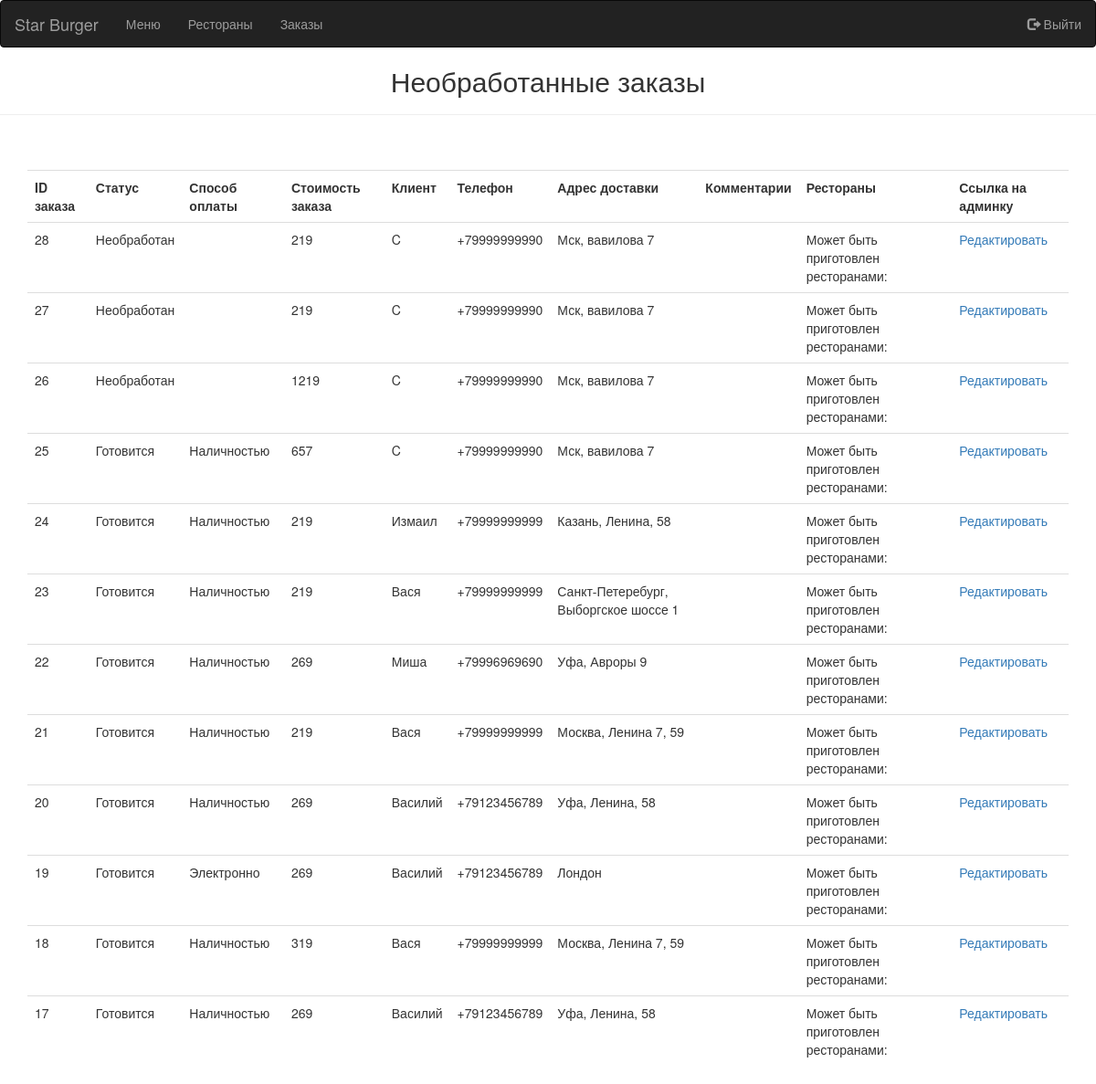
/manager/orders/ (signed in), run on an earlier commit of the app's database.
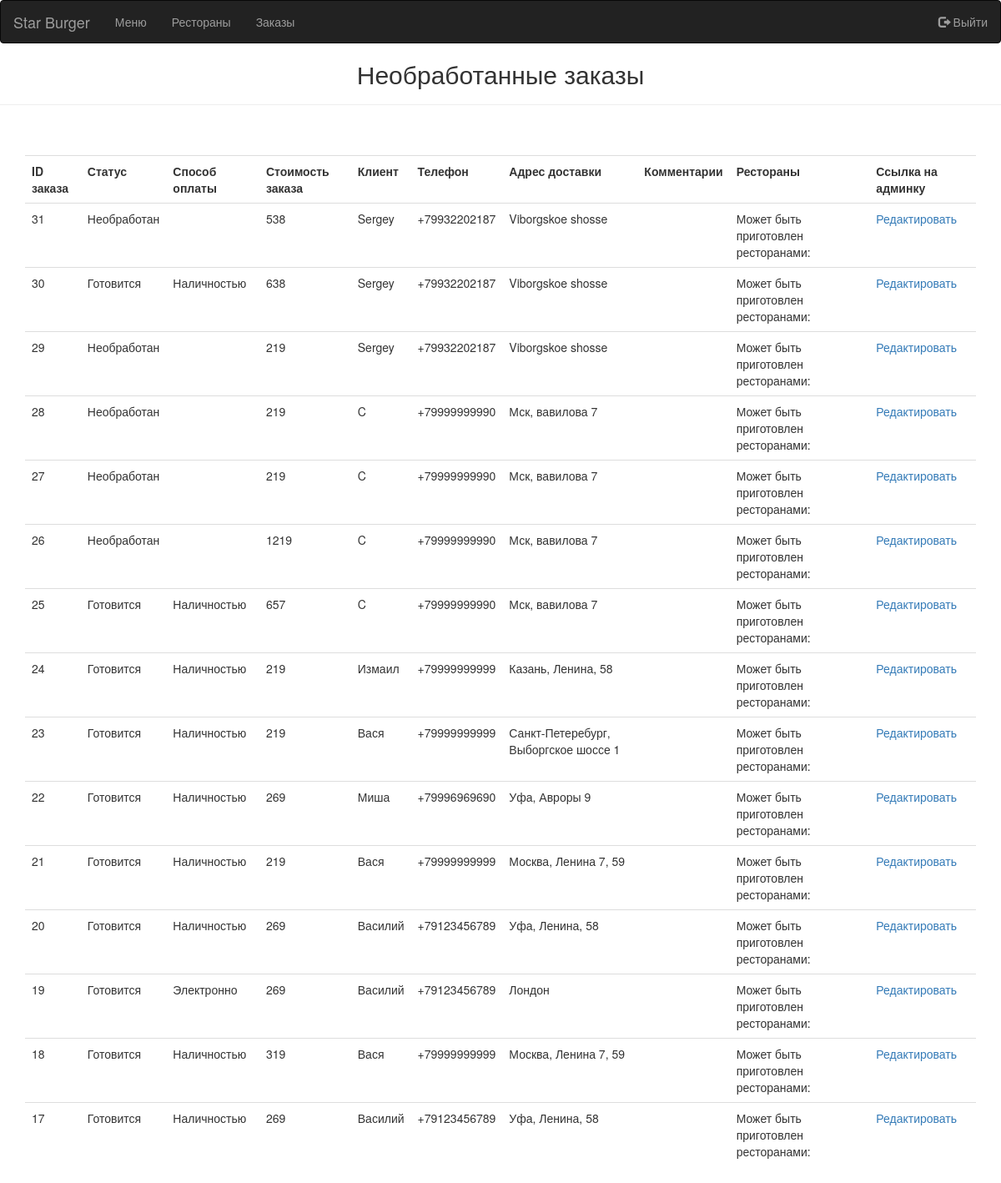
And on a later commit of the database.
### foodcartapp/models.py (models this page shows, shortened)
class Order(models.Model):
    CHOICES = (
        ('Обработан', 'Обработан'),
        ('Необработан', 'Необработан'),
        ('Готовится', 'Готовится')
    )
    status = models.CharField(
        'Статус',
        choices=CHOICES,
        default='Необработан',
        max_length=15,
        db_index=True
    )
    PAYMENT_METHOD = (
        ('Наличностью', 'Наличностью'), ('Электронно', 'Электронно')
    )
    payment = models.CharField(
        'Способ оплаты',
        choices=PAYMENT_METHOD,
        max_length=15,
        db_index=True
    )
    firstname = models.CharField(
        'Имя',
        max_length=50,
        null=False
    )
    lastname = models.CharField(
        'Фамилия',
        max_length=50,
        null=False
    )
    phonenumber = PhoneNumberField(
        'Номер владельца',
        max_length=20,
        region='RU',
        null=False
    )
    address = models.CharField(
        'Адрес', max_length=200,
        null=False
    )
    lat = models.FloatField(verbose_name='Широта', null=True, blank=True)
    lon = models.FloatField(verbose_name='Долгота', null=True, blank=True)
    order_restaurant = models.ForeignKey(
        Restaurant,
        related_name='restaurant',
        verbose_name="Выбранный ресторан",
        on_delete=models.CASCADE,
        blank=True,
        null=True
    )
    comment = models.TextField(
        'Комментарий',
        max_length=200,
        blank=True,
    )
    registered_at = models.DateTimeField(
        'Зарегистрирован',
        default=timezone.now,
        db_index=True
    )
    called_at = models.DateTimeField(
        'Звонили',
        blank=True,
        null=True
    )
    delivered_at = models.DateTimeField(
        'Начали готовить',
        blank=True,
        null=True
    )
    objects = OrderQuerySet.as_manager()
    class Meta:
        verbose_name = 'Заказ'
        verbose_name_plural = 'Заказы'

### restaurateur/views.py (the view)
# urls.py: path('orders/', views.view_orders, name="view_orders"),
@user_passes_test(is_manager, login_url='restaurateur:login')
def view_orders(request):
    addresses = models.Place.objects.all()
    orders = Order.objects.get_order_params().get_order_value().filter(
            status__in=('Необработан', 'Готовится')
        ).order_by('-id')
    for order in orders:
        restaurants = []
        restaurants_coordinates = {}
        for product in order.order_products:
            rest_list = []
            for rest in product.product.rests: # Finding which restaurant can cook the product
                if rest.availability:
                    rest_list.append(rest.restaurant.name)
                    restaurants_coordinates[rest.restaurant.name] = (rest.restaurant.lat, rest.restaurant.lon)
            restaurants.append(set(rest_list))
        order_rest = restaurants[0]  # Determine the restaurant that will be can cook to prepare the entire order
        for rest in restaurants:
            order_rest = order_rest.intersection(rest)
        order.rest = list(order_rest)
        restaurants_distance = {}  # Determine the distance to each restaurant
        for rest in list(order_rest):
            restaurants_distance[rest] = restaurants_coordinates.pop(rest)
        for rest in restaurants_distance.keys():
            for place in addresses:
                if order.address == place.address:
                    restaurants_distance[rest] = distance(
                        (place.lat, place.lon),
                        restaurants_distance[rest]
                    ).km
        order.rest = dict(sorted(restaurants_distance.items(), key=itemgetter(1)))
        if order.status == 'Необработан' and order.order_restaurant:  # Changed order status when a restaurant is selected
            order.status = 'Готовится'
            order.save()
    return render(request, template_name='order_items.html', context={
        'order_items': orders,
        'currentUrl': request.path
    })

### foodcartapp/models.py (called while the page is built)
    def get_order_value(self):
        orders = self.annotate(total_sum=models.Sum(
            models.F('products__quantity') * models.F('products__price')
        ))
        return orders

    def get_order_params(self):
        order_params = self.prefetch_related(
            Prefetch(
                'products', to_attr='order_products'
            ),
            Prefetch(
                'order_products__product__menu_items',
                queryset=RestaurantMenuItem.objects.select_related(
                    'restaurant'),
                to_attr='rests'
            ),
        ).select_related('order_restaurant')
        return order_params

### restaurateur/views.py (called while the page is built)
def is_manager(user):
    return user.is_staff  # FIXME replace with specific permission

### restaurateur/templates/order_items.html (shortened to what this page needs)
{% extends 'base_restaurateur_page.html' %}
{% block content %}
  <center>
    <h2>Необработанные заказы</h2>
  </center>
  <hr/>
  <br/>
  <br/>
  <div class="container">
   <table class="table table-responsive">
    <tr>
      <th>ID заказа</th>
      <th>Статус</th>
      <th>Способ оплаты</th>
      <th>Стоимость заказа</th>
      <th>Клиент</th>
      <th>Телефон</th>
      <th>Адрес доставки</th>
      <th>Комментарии</th>
      <th>Рестораны</th>
      <th>Ссылка на админку</th>
    </tr>
    {% for item in order_items %}
      <tr>
        <td>{{item.id}}</td>
        <td>{{item.status}}</td>
        <td>{{item.payment}}</td>
        <td>{{item.total_sum}}</td>
        <td>{{item.firstname}}</td>
        <td>{{item.phonenumber}}</td>
        <td>{{item.address}}</td>
        <td>{{item.comment}}</td>
        <td>
          {% if item.restaurant %}
            Готовит {{ item.restaurant }}
          {% else %}
            {% if item.rest %}
              <details><summary>Может быть приготовлен ресторанами:</summary><p>{% for key, value in item.rest.items %}<li>{{key}} - {{value}} км.</li>{% endfor %}</p></details>
            {% else %}
              Ошибка определения координат
            {% endif %}
          {% endif %}
        </td>
        <td><a href={% url 'admin:foodcartapp_order_change' object_id=item.id %}?next={{ currentUrl|urlencode }}>Редактировать</a></td>
      </tr>
    {% endfor %}
   </table>
  </div>
{% endblock %}

What changed in the data, as far as the page shows it:
added Order: id "31", status "Необработан", total_sum "538", firstname "Sergey", phonenumber "+79932202187", address "Viborgskoe shosse"
added Order: id "30", status "Готовится", payment "Наличностью", total_sum "638", firstname "Sergey", phonenumber "+79932202187", address "Viborgskoe shosse"
added Order: id "29", status "Необработан", total_sum "219", firstname "Sergey", phonenumber "+79932202187", address "Viborgskoe shosse"
